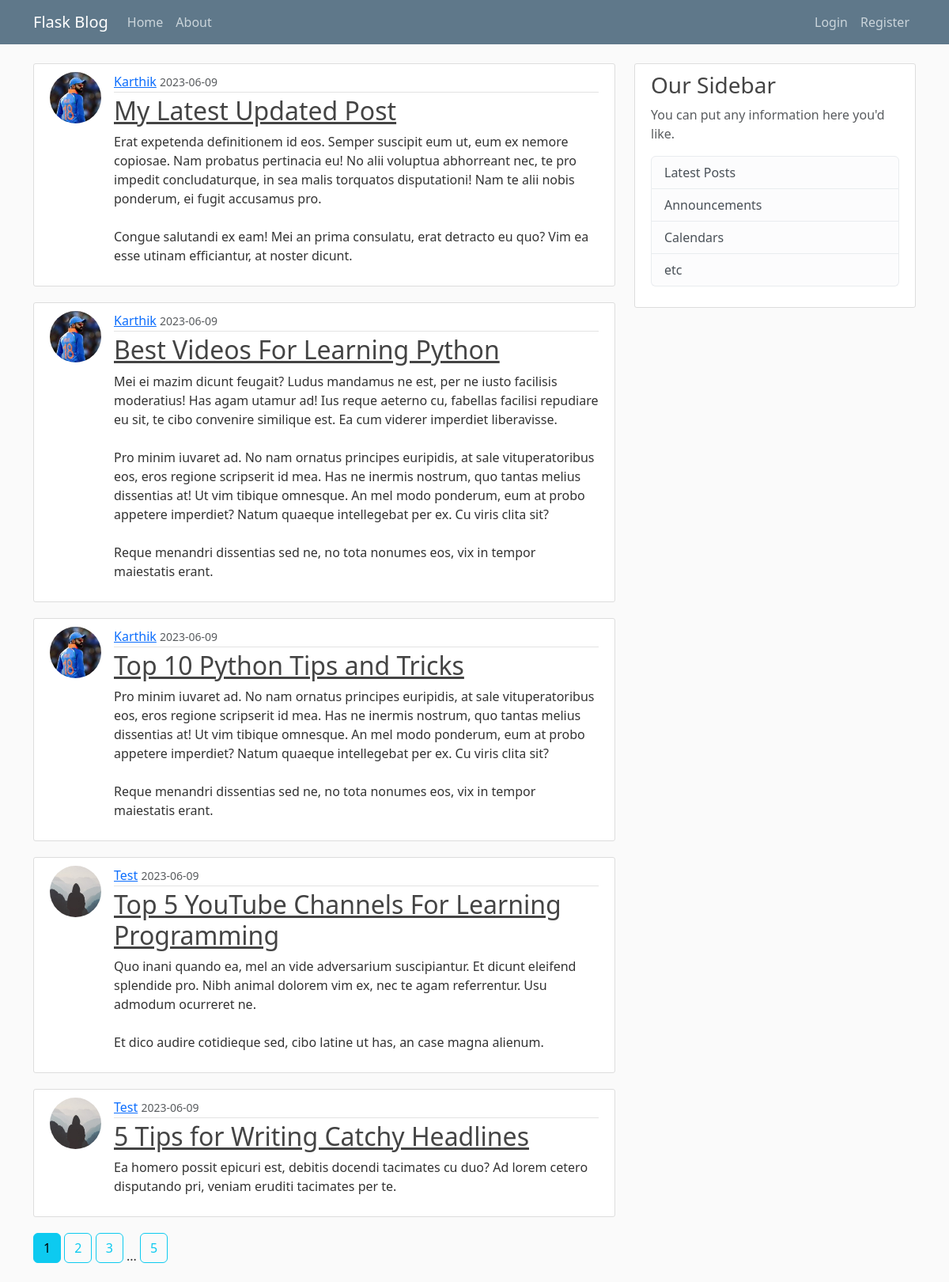
The page /home on the database its author committed.
### flaskblog/models.py (models this page shows, shortened)
class Post(db.Model):
    id = db.Column(db.Integer, primary_key = True)
    title = db.Column(db.String(100), nullable=False   )
    date_posted = db.Column(db.DateTime, nullable=False, default=datetime.utcnow )
    content = db.Column(db.Text, nullable = False)
    user_id = db.Column(db.Integer, db.ForeignKey('user.id'), nullable=False)

class User(db.Model, UserMixin):
    id = db.Column(db.Integer, primary_key = True)
    username = db.Column(db.String(20), unique= True , nullable=False)
    email = db.Column(db.String(120), unique= True , nullable=False)
    image_file = db.Column(db.String(20) , nullable=False, default='default.jpg')
    password = db.Column(db.String(60), nullable =False)
    posts = db.relationship('Post', backref='author', lazy=True)

### flaskblog/main/routes.py (the view)
@main.route("/")
@main.route("/home")
def home():
    page = request.args.get('page', 1, type=int)
    posts = Post.query.order_by(Post.date_posted.desc()).paginate(page=page, per_page=5)
    return render_template('home.html', posts=posts)

### flaskblog/templates/home.html
{% extends "layout.html" %}
{% block content %}
    {% for post in posts.items %}
        <article class="media content-section" style="display: flex;">
          <img class="rounded-circle article-img" src="{{ url_for('static', filename='profile_pics/' + post.author.image_file) }}">
          <div class="media-body">
            <div class="article-metadata">
              <a class="mr-2" href="{{url_for('users.user_posts', username=post.author.username)}}">{{ post.author.username }}</a>
              <small class="text-muted">{{ post.date_posted.strftime('%Y-%m-%d') }}</small>
            </div>
            <h2><a class="article-title" href="{{ url_for('posts.post', post_id=post.id) }}">{{ post.title }}</a></h2>
            <p class="article-content">{{ post.content }}</p>
          </div>
        </article>
    {% endfor %}
    {% for page_num in posts.iter_pages(left_edge =1 , right_edge =1 , left_current=1 , right_current =2) %}
        {% if page_num %}
          {% if posts.page == page_num %}
              <a  class="btn btn-info mb-4" href="{{url_for('main.home', page=page_num)}}">{{ page_num }}</a>
          {% else %}
              <a  class="btn btn-outline-info mb-4" href="{{url_for('main.home', page=page_num)}}">{{ page_num }}</a>
          {% endif %}
        {% else %}
            ...
        {% endif %}
    {% endfor %}
{% endblock content %}

### flaskblog/static/main.css (style rules this page uses)
body { background: #fafafa; color: #333333; margin-top: 5rem; }
h1, h2, h3, h4, h5, h6 { color: #444444; }
.content-section { background: #ffffff; padding: 10px 20px; border: 1px solid #dddddd; border-radius: 3px; margin-bottom: 20px; }
.article-title { color: #444444; }
.article-content { white-space: pre-line; }
.article-img { height: 65px; width: 65px; margin-right: 16px; }
.article-metadata { padding-bottom: 1px; margin-bottom: 4px; border-bottom: 1px solid #e3e3e3 }

### rows shown on the page
Post: image_file (picture), author.username "Karthik", date_posted "2023-06-09", title "My Latest Updated Post", content "Erat expetenda definitionem id eos. Semper suscipit eum ut, eum ex nemore copiosae. Nam probatus pertinacia eu! No alii voluptua abhorreant nec, te pro impedit concludaturque, in sea malis torquatos disputationi! Nam te alii nobis ponderum, ei fugit accusamus pro. Congue salutandi ex eam! Mei an prima consulatu, erat detracto eu quo? Vim ea esse utinam efficiantur, at noster dicunt."
Post: image_file (picture), author.username "Karthik", date_posted "2023-06-09", title "Best Videos For Learning Python", content "Mei ei mazim dicunt feugait? Ludus mandamus ne est, per ne iusto facilisis moderatius! Has agam utamur ad! Ius reque aeterno cu, fabellas facilisi repudiare eu sit, te cibo convenire similique est. Ea cum viderer imperdiet liberavisse. Pro minim iuvaret ad. No nam ornatus principes euripidis, at sale vituperatoribus eos, eros regione scripserit id mea. Has ne inermis nostrum, quo tantas melius dissentias at! Ut vim tibique omnesque. An mel modo ponderum, eum at probo appetere imperdiet? Natum quaeque intellegebat per ex. Cu viris clita sit? Reque menandri dissentias sed ne, no tota nonumes eos, vix in tempor maiestatis erant."
Post: image_file (picture), author.username "Karthik", date_posted "2023-06-09", title "Top 10 Python Tips and Tricks", content "Pro minim iuvaret ad. No nam ornatus principes euripidis, at sale vituperatoribus eos, eros regione scripserit id mea. Has ne inermis nostrum, quo tantas melius dissentias at! Ut vim tibique omnesque. An mel modo ponderum, eum at probo appetere imperdiet? Natum quaeque intellegebat per ex. Cu viris clita sit? Reque menandri dissentias sed ne, no tota nonumes eos, vix in tempor maiestatis erant."
Post: image_file (placeholder picture), author.username "Test", date_posted "2023-06-09", title "Top 5 YouTube Channels For Learning Programming", content "Quo inani quando ea, mel an vide adversarium suscipiantur. Et dicunt eleifend splendide pro. Nibh animal dolorem vim ex, nec te agam referrentur. Usu admodum ocurreret ne. Et dico audire cotidieque sed, cibo latine ut has, an case magna alienum."
Post: image_file (placeholder picture), author.username "Test", date_posted "2023-06-09", title "5 Tips for Writing Catchy Headlines", content "Ea homero possit epicuri est, debitis docendi tacimates cu duo? Ad lorem cetero disputando pri, veniam eruditi tacimates per te."

### other values the page prints
{{ page_num }} "1"
{{ page_num }} "2" "3" "5"
